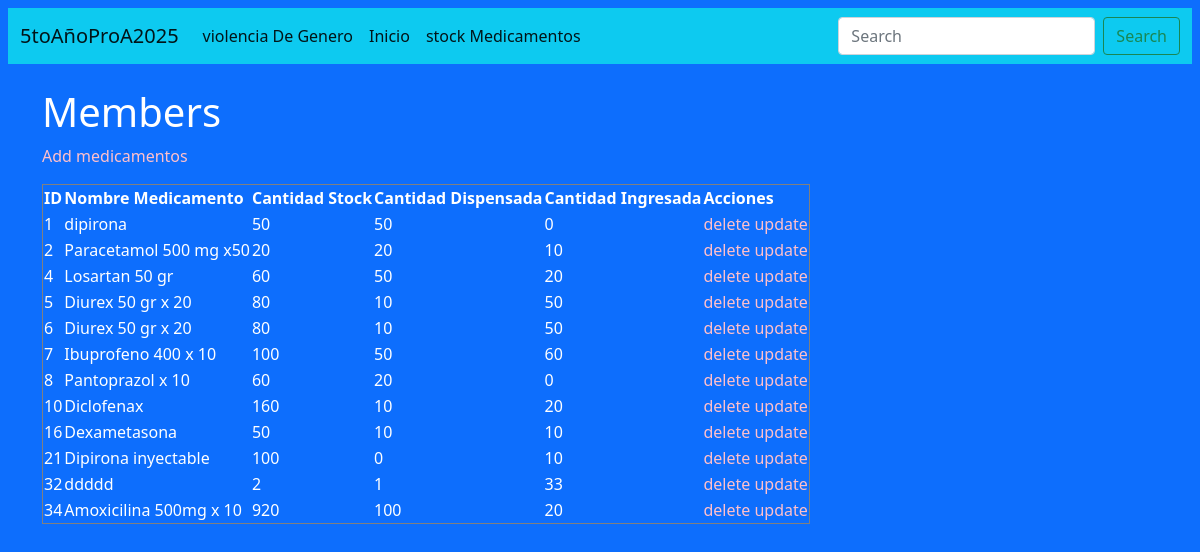
The page /medicamentos/index on the database its author committed.
### medicamentos/models.py (models this page shows)
class Medicamentos(models.Model):
  id = models.AutoField(primary_key=True)
  nombreMedicamento = models.CharField(max_length=255)
  cantidadStock = models.IntegerField(max_length=255)
  cantDispensada= models.IntegerField(max_length=255)
  cantIngresada=models.IntegerField(max_length=255)

### medicamentos/views.py (the view)
# urls.py: path('index', views.index, name='index'),
def index(request):
  mymembers = Medicamentos.objects.all().values()
  template = loader.get_template('index.html')
  context = {
    'mymembers': mymembers,
  }
  return HttpResponse(template.render(context, request))

### medicamentos/templates/index.html (shortened to what this page needs)
{% extends 'base.html' %}
{% load static %}
{% block contenido %}
<h1>Members</h1>
<table border="1">
<tr>
    <th>ID</th>
    <th>Nombre Medicamento</th>
    <th>Cantidad Stock</th>
    <th>Cantidad Dispensada</th>
    <th>Cantidad Ingresada</th>
    <th>Acciones</th>
</tr>
{% for x in mymembers %}
<tr>
    <td>{{ x.id }}</td>
    <td>{{ x.nombreMedicamento }}</td>
    <td>{{ x.cantidadStock }}</td>
    <td>{{ x.cantDispensada }}</td>
    <td>{{ x.cantIngresada }}</td>
    <td>
        <a href="delete/{{ x.id }}">delete</a>
        <a href="update/{{ x.id }}">update</a>
    </td>
</tr>
{% endfor %}
<p>
<a href="add/">Add medicamentos</a>
</p>
{% endblock contenido %}

### medicamentos/templates/base.html (style rules this page uses)
a { color:pink; text-decoration:none; }

### rows shown on the page
Medicamentos: id "1", nombreMedicamento "dipirona", cantidadStock "50", cantDispensada "50", cantIngresada "0"
Medicamentos: id "2", nombreMedicamento "Paracetamol 500 mg x50", cantidadStock "20", cantDispensada "20", cantIngresada "10"
Medicamentos: id "4", nombreMedicamento "Losartan 50 gr", cantidadStock "60", cantDispensada "50", cantIngresada "20"
Medicamentos: id "5", nombreMedicamento "Diurex 50 gr x 20", cantidadStock "80", cantDispensada "10", cantIngresada "50"
Medicamentos: id "6", nombreMedicamento "Diurex 50 gr x 20", cantidadStock "80", cantDispensada "10", cantIngresada "50"
Medicamentos: id "7", nombreMedicamento "Ibuprofeno 400 x 10", cantidadStock "100", cantDispensada "50", cantIngresada "60"
Medicamentos: id "8", nombreMedicamento "Pantoprazol x 10", cantidadStock "60", cantDispensada "20", cantIngresada "0"
Medicamentos: id "10", nombreMedicamento "Diclofenax", cantidadStock "160", cantDispensada "10", cantIngresada "20"
Medicamentos: id "16", nombreMedicamento "Dexametasona", cantidadStock "50", cantDispensada "10", cantIngresada "10"
Medicamentos: id "21", nombreMedicamento "Dipirona inyectable", cantidadStock "100", cantDispensada "0", cantIngresada "10"
Medicamentos: id "32", nombreMedicamento "ddddd", cantidadStock "2", cantDispensada "1", cantIngresada "33"
Medicamentos: id "34", nombreMedicamento "Amoxicilina 500mg x 10", cantidadStock "920", cantDispensada "100", cantIngresada "20"
